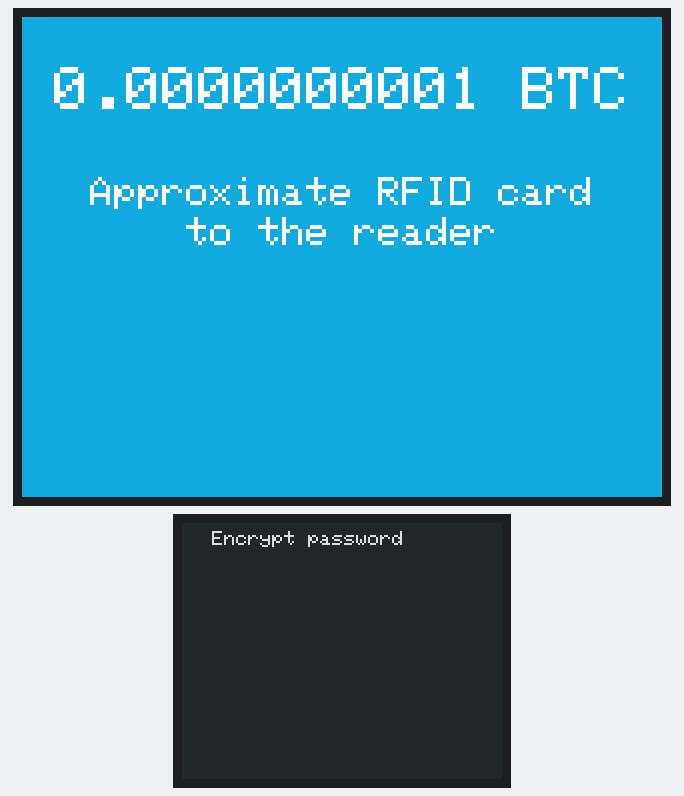
The sketch below on a simulated ESP32. On the bench: 320×240 colour display, 160×128 colour display.

Above: at 0.5 s.
At 5.5 s:
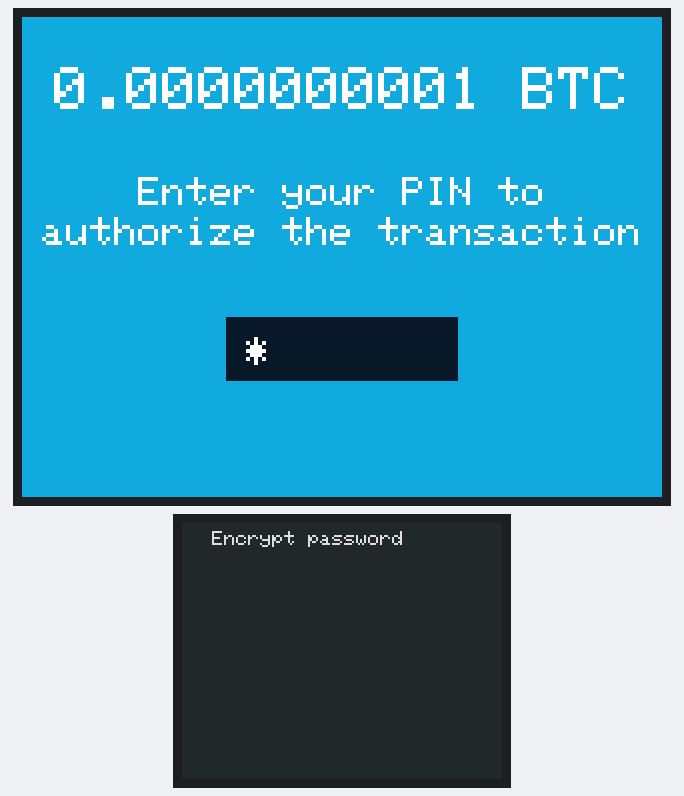
At 7.8 s:
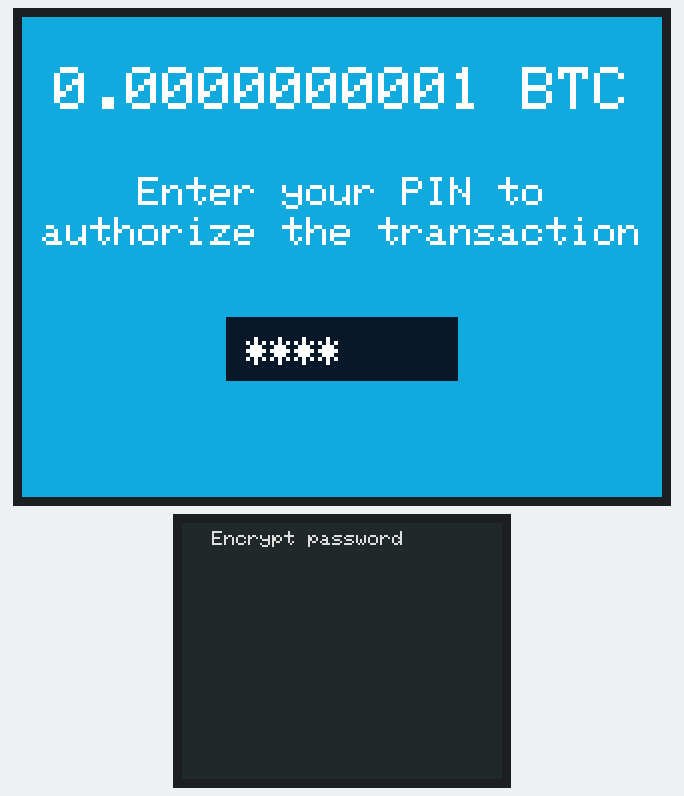
At 9.3 s:
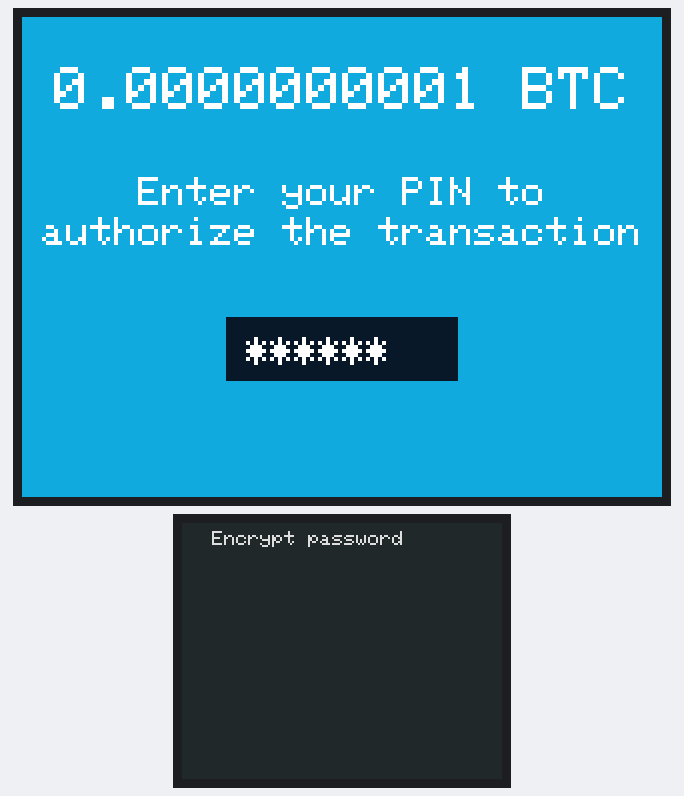
At 10.8 s:
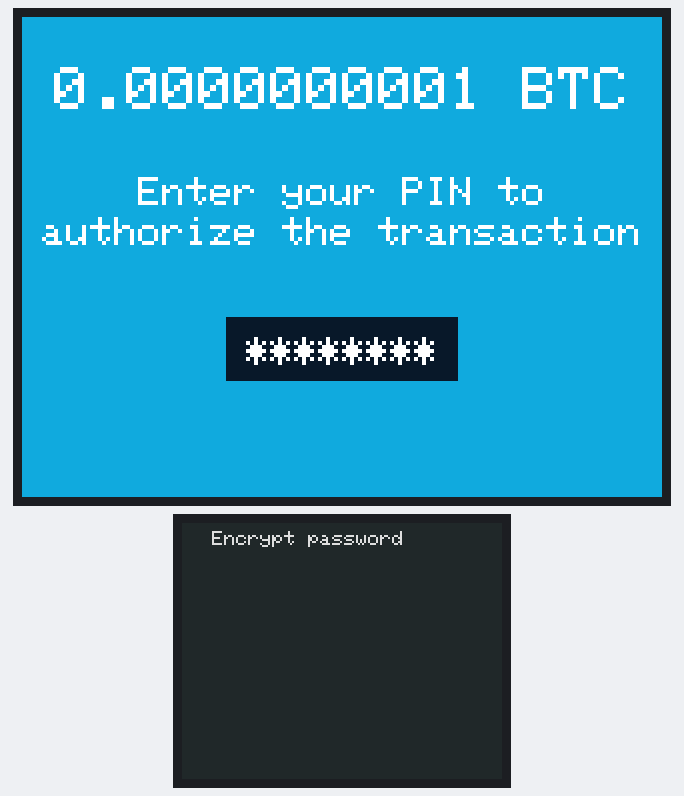

The sketch:

pay_screen_and_menu.ino
```cpp
// (licence header left out)
#include <Adafruit_GFX.h>                                                   // include Adafruit graphics library
#include <Adafruit_ILI9341.h>                                               // include Adafruit ILI9341 TFT library
#include <Adafruit_ST7735.h>
#define TFT_CS    15                                                        // TFT CS  pin is connected to ESP32 pin D15
#define TFT_RST   4                                                         // TFT RST pin is connected to ESP32 pin D4
#define TFT_DC    2                                                         // TFT DC  pin is connected to ESP32 pin D2
                                                                            // SCK (CLK) ---> ESP32 pin D18
                                                                            // MOSI(DIN) ---> ESP32 pin D23

Adafruit_ILI9341 tft = Adafruit_ILI9341(TFT_CS, TFT_DC, TFT_RST);

#define TFT_CS1         5
#define TFT_RST1        19
#define TFT_DC1         22
Adafruit_ST7735 operator_tft = Adafruit_ST7735(TFT_CS1, TFT_DC1, TFT_RST1);

int text_size_for_sale = 3;
void disp_centered_text(String t_disp, int y){
   int16_t x1, y1;
   uint16_t w, h;
   tft.getTextBounds(t_disp, 320, 0, &x1, &y1, &w, &h);
   tft.setCursor(160 - (w / 2), y);
   tft.print(t_disp);
}

void amount_to_pay(String tpay){
   tft.fillScreen(0x155b);
   tft.setTextSize(text_size_for_sale);
   tft.setTextColor(0xffff, 0x155b);
   disp_centered_text(tpay, 25);
}

void setup() {
   tft.begin();
   tft.setRotation(1);
   operator_tft.initR(INITR_BLACKTAB);
   operator_tft.setRotation(1);
   operator_tft.fillScreen(0x2145);
   operator_tft.setTextColor(0xdefb, 0x2145);
   operator_tft.setTextSize(1);
   operator_tft.setCursor(15,4);
   operator_tft.print("Encrypt password");
   amount_to_pay("0.0000000001 BTC");
   tft.setTextSize(2);
   disp_centered_text("Approximate RFID card", 80);
   disp_centered_text("to the reader", 100);
   delay(5000);
   tft.fillRect(0, 80, 320, 40, 0x155b);
   disp_centered_text("Enter your PIN to", 80);
   disp_centered_text("authorize the transaction", 100);
   tft.fillRect(102, 150, 116, 32, 0x08c5);
   tft.setCursor(112, 160);
   tft.setTextColor(0xffff, 0x08c5);
   for(int i = 0; i < 8; i++){
    tft.print("*");
    delay(750);
   }
}
void loop(){

}
```
